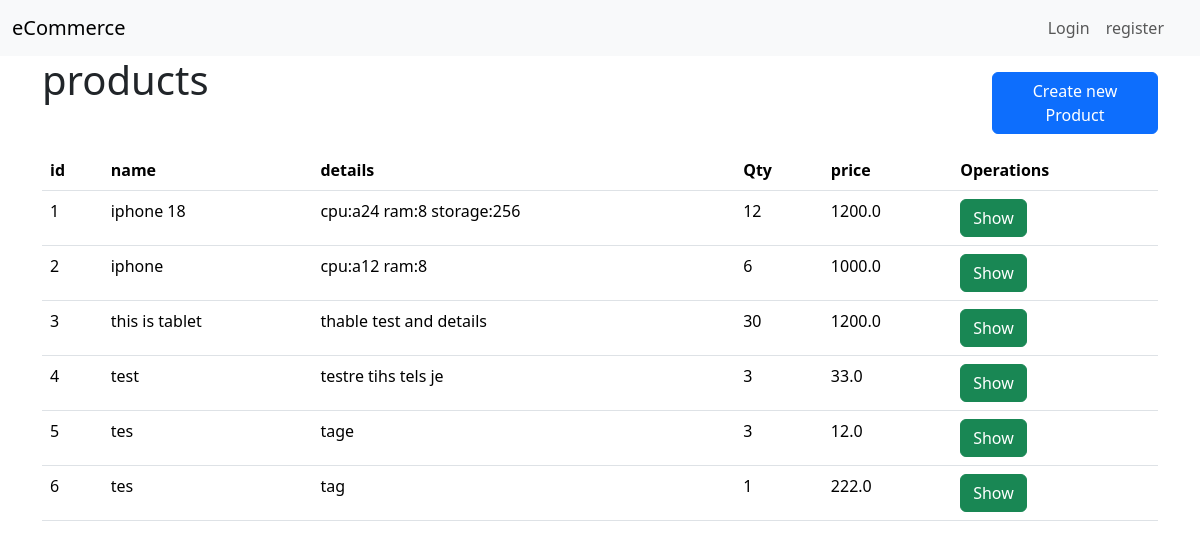
The page / on the database its author committed.
### store/models.py (models this page shows)
class Product(models.Model):
    id = models.IntegerField(primary_key=True, auto_created=True, unique=True, editable=False)
    user = models.ForeignKey('auth.User', on_delete=models.CASCADE)
    name = models.CharField(max_length=200)
    details = models.TextField()
    qty = models.IntegerField(default=0)
    price = models.FloatField(default=1.0)

### store/views.py (the view)
# urls.py: path('', view.index, name='store.index'),
def index(request):
    products = Product.objects.all()
    context = {"products": products}
    return render(request, "products/index.html", context)

### store/templates/products/index.html
{% extends 'base.html' %} {% block title %} products {% endblock %}
{% block content %}
<div class="row">
	<h1 class="col-4">products</h1>
	<div class="col-6"></div>
	<a class="col-2 mt-3" href="{% url 'product.create' %}"> <button class="btn btn-primary mb-3">
			Create new Product</button></a>
</div>
<table class="table">
	<thead>
		<th>id</th>
		<th>name</th>
		<th>details</th>
		<th>Qty</th>
		<th>price</th>
		<th>Operations</th>
	</thead>
	{% for p in products %}
	<tr>
		<td>{{ p.id }}</td>
		<td>{{ p.name }}</td>
		<td>{{ p.details }}</td>
		<td>{{ p.qty }}</td>
		<td>{{ p.price }}</td>
		<td>
			<a href="{% url 'product.show' p.id %}"> <button class="btn btn-success">Show</button> </a>
		</td>
	</tr>
	{% endfor %}
</table>
{% endblock %}

### rows shown on the page
Product: id "1", name "iphone 18", details "cpu:a24 ram:8 storage:256", qty "12", price "1200.0"
Product: id "2", name "iphone", details "cpu:a12 ram:8", qty "6", price "1000.0"
Product: id "3", name "this is tablet", details "thable test and details", qty "30", price "1200.0"
Product: id "4", name "test", details "testre tihs tels je", qty "3", price "33.0"
Product: id "5", name "tes", details "tage", qty "3", price "12.0"
Product: id "6", name "tes", details "tag", qty "1", price "222.0"
